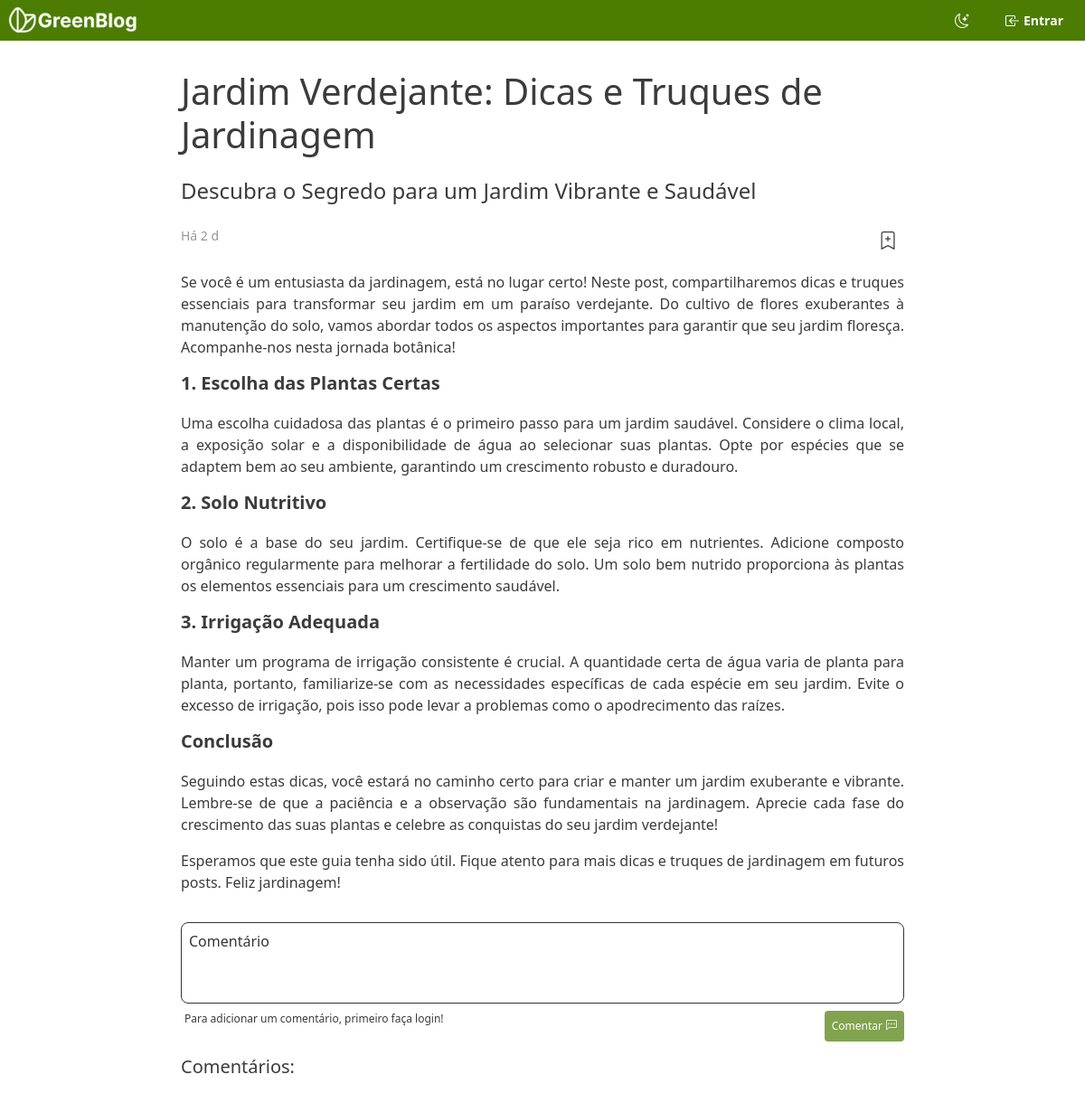
Screenshot of /post.php?id=3 with the database file from the repository.
### tables this page shows
CREATE TABLE posts (
        post_id integer primary key autoincrement,
        owner_id int not null references user(user_id),
        title varchar(80),
        subtitle text(100),
        content text,
        created_at timestamp DEFAULT CURRENT_TIMESTAMP
    );

### database/database.php (called while the page is built, shortened)
<?php
$db = new PDO("sqlite:" . DATABASE_PATH);
function get_post_by_id(String $id)
{
	global $db;
	$sql = "--sql
		SELECT * FROM posts WHERE post_id = '$id'
	";
	$query = $db->prepare($sql);
	$query->execute();
	$query = $query->fetch(PDO::FETCH_ASSOC);
	return $query;
}
function calculate_time_diff(String $date_str)
{
	$now = new DateTime('now');
	$date = new DateTime($date_str);
	$diff = $now->diff($date);
	$days = $diff->days;
	if ($days >= 1) {
		return 'Há ' . $days . ' d';
	}
	return '';
}

### post.php (the view, shortened to what this page needs)
<?php
include './database/database.php';
$header = include './header.php';
$post_id = $_GET['id'];
$post = get_post_by_id($post_id);
$date = $post['created_at'];
$created_at = calculate_time_diff($date);
?>
<!DOCTYPE html>
<html lang="pt-br">
<head>
  <link rel="stylesheet" href="/styles/global.css">
  <link rel="stylesheet" href="/styles/posts.css">
</head>
<body>
  <?= $header ?>
  <main id="container">
    <div id="content">
      <h1 class="h1"><?= $post['title'] ?></h1>
      <p class="h4" id="subtitle"><?= $post['subtitle'] ?></p>
      <div id="post_date">
        <span id="created_at">
          <?= $created_at ?>
        </span>
        <button type="submit" id="set_favorite_bt">
          <span id="icon_favorite" class="bi bi-bookmark-plus"></span>
        </button>
      </div>
      <div id="content_body">
        <?= $post['content'] ?>
      </div>
      <form action="/actions/comment.php" method="post" id="form">
        <textarea name="comment" id="comment_field" cols="30" rows="10" disabled required placeholder=Comentário></textarea>
        <div>
          <span>Para adicionar um comentário, primeiro faça login!</span>
          <button id="send_comment_bt" disabled>
            Comentar
            <span class="bi bi-chat-left-dots"></span>
          </button>
        </div>
      </form>
    </div>
    <div id="comments">
      <h5 class="h5">Comentários:</h5>
    </div>
  </main>
</body>
</html>

### styles/global.css (style rules this page uses)
:root { --primary-1: #D6FF97; --primary-2: #4C7D02; --primary-3: #213700; --font-1: #969696; --font-2: #343434; --font-3: #3b3b3b; --alert-1: rgb(238, 108, 68); --white: #FFFFFF; --header-height: 45px }
input, textarea { background-color: var(--back-color-input); color: var(--font-3); border: 1px solid var(--font-2); resize: none; border-radius: 8px; font-size: 16px; padding: 8px; }
input::placeholder, textarea::placeholder { color: var(--font-2); }
body { background-color: var(--back-color); }
* { margin: 0; padding: 0; box-sizing: border-box; color: var(--font-3); transition: .7s; }
button { background-color: var(--white); border: none; padding: 2px 8px; border-radius: 4px; display: flex; justify-content: center; align-items: center; gap: 4px; }
main { width: 100%; height: calc(100vh - var(--header-height)); margin-top: var(--header-height); }
#container { display: flex; flex-direction: column; align-items: center; width: 100%; height: calc(100vh - var(--header-height)); overflow-x: auto; padding: 16px; }

### styles/posts.css (style rules this page uses)
#content { max-width: 800px; width: 100%; display: flex; flex-direction: column; gap: 16px; padding: 16px 0; font-size: 18px; }
textarea { width: 100%; height: 90px; }
#form { display: flex; flex-direction: column; align-items: end; gap: 8px; }
#form>div { width: 100%; display: flex; justify-content: space-between; font-size: 12px; padding-left: 4px; }
#send_comment_bt { padding: 8px; background-color: var(--primary-2); color: var(--white); font-weight: 500; }
#send_comment_bt>span { color: var(--white); }
#send_comment_bt:disabled { opacity: .7; }
#content_body { text-align: justify; line-height: 24px; font-size: 16px; }
#content_body h1, #content_body h2, #content_body h3, #content_body h4, #content_body h5, #content_body h6 { margin-bottom: 20px; font-weight: 600; text-align: start; }
#content_body h1, #content_body h2 { font-size: 20px; }
#comments { max-width: 800px; width: 100%; display: flex; flex-direction: column; gap: 20px; padding-bottom: 50px; }
#post_date { display: flex; font-size: 14px; font-weight: 500; text-align: start; justify-content: space-between; }
#created_at { color: var(--font-1); }
#set_favorite_bt { background-color: transparent; }
#icon_favorite { font-size: 20px; font-weight: 900 !important; }

### rows the page displays
posts: title "Jardim Verdejante: Dicas e Truques de Jardinagem", subtitle "Descubra o Segredo para um Jardim Vibrante e Saudável", created_at "Há 2 d", content "Se você é um entusiasta da jardinagem, está no lugar certo! Neste post, compartilharemos dicas e truques essenciais para transformar seu jardim em um paraíso verdejante. Do cultivo de flores exuberantes à manutenção do solo, vamos abordar todos os aspectos importantes para garantir que seu jardim floresça. Acompanhe-nos nesta jornada botânica! 1. Escolha das Plantas Certas Uma escolha cuidadosa das plantas é o primeiro passo para um jardim saudável. Considere o clima local, a exposição solar e a disponibilidade de água ao selecionar suas plantas. Opte por espécies que se adaptem bem ao seu ambiente, garantindo um crescimento robusto e duradouro. 2. Solo Nutritivo O solo é a base do seu…"
